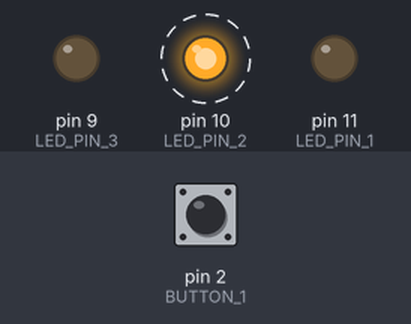
The sketch below on a simulated Arduino Uno, built with avr-gcc and run on an emulated ATmega328P. Parts: output pins drawn as LEDs (lit = HIGH). Dashed ring = blinking. The inputs (shaded band) are chosen by the test bench; at power-on: pin 2 (BUTTON_1) LOW.

Above: at 1.2 s.
1.3 s: pin 2 (BUTTON_1) pulled HIGH for 0.15 s
At 3.8 s:
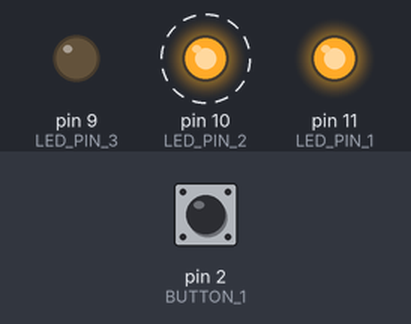
4.4 s: pin 2 (BUTTON_1) pulled HIGH for 1 s
At 5.4 s:
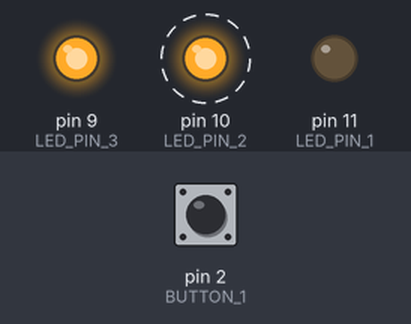
8.4 s: pin 2 (BUTTON_1) pulled HIGH for 3.2 s
At 10.4 s:
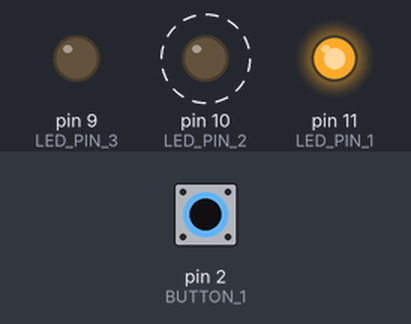
Timing chart, 0 to 20.6 s (numbered marks = the images above; inputs shaded):
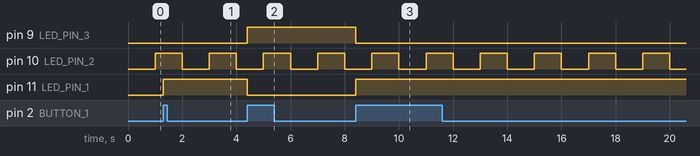

The sketch:

sketch_aug27a.ino
```cpp
#define LED_PIN_1 11
#define LED_PIN_2 10
#define LED_PIN_3 9
#define BUTTON_1 2

unsigned long startTime=millis();
unsigned long startLEDTime=millis();
unsigned long timeDelay=1000;

byte LED_state_2 = LOW;
byte buttonState=LOW;
int toggleState=1;
int debounceDelay=50;


void toggleLED(){
      if(toggleState==1){
      toggleState=2;
      digitalWrite(LED_PIN_1,HIGH);
      digitalWrite(LED_PIN_3,LOW);

    }
    else{
      toggleState=1;
      digitalWrite(LED_PIN_1,LOW);
      digitalWrite(LED_PIN_3,HIGH);
    }
}
void setup() {
  // put your setup code here, to run once:
  Serial.begin(115200);
  pinMode(LED_PIN_1,OUTPUT);
  pinMode(LED_PIN_2,OUTPUT);
  pinMode(LED_PIN_3,OUTPUT);
  pinMode(BUTTON_1, INPUT);


}

void loop() {
  // put your main code here, to run repeatedly:

  unsigned long endTime=millis();

  if(endTime-startTime>timeDelay){


    if(LED_state_2==LOW){
      LED_state_2=HIGH;
    }
    else{
      LED_state_2=LOW;
    }
    digitalWrite(LED_PIN_2,LED_state_2);
    startTime+=timeDelay;

  }
  if(endTime-startLEDTime>debounceDelay){
    byte newButtonState=digitalRead(BUTTON_1);
    if(buttonState!=newButtonState){
      startLEDTime=endTime;
      buttonState=newButtonState;
      if (buttonState==HIGH){
      toggleLED();
      }
  }
  }
}
```

Measured:
- after the input at 1.3 s, pin 11 (LED_PIN_1): LOW → HIGH at once
- after the input at 4.4 s, pin 9 (LED_PIN_3): LOW → HIGH at once; pin 11 (LED_PIN_1): HIGH → LOW at once
- after the input at 8.4 s, pin 9 (LED_PIN_3): HIGH → LOW at once; pin 11 (LED_PIN_1): LOW → HIGH at once
- by itself, pin 10 (LED_PIN_2): alternates HIGH for 1.0 s and LOW for 1.0 s
